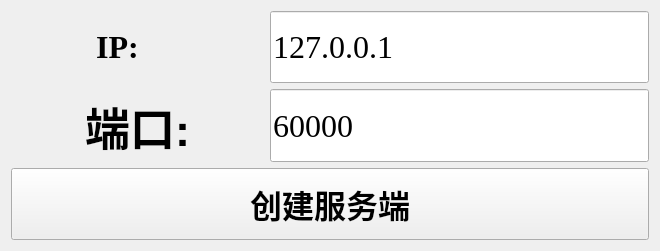
<?xml version="1.0" encoding="UTF-8"?>
<ui version="4.0">
 <class>connectServer</class>
 <widget class="QWidget" name="connectServer">
  <property name="geometry">
   <rect>
    <x>0</x>
    <y>0</y>
    <width>660</width>
    <height>251</height>
   </rect>
  </property>
  <property name="sizePolicy">
   <sizepolicy hsizetype="Fixed" vsizetype="Fixed">
    <horstretch>0</horstretch>
    <verstretch>0</verstretch>
   </sizepolicy>
  </property>
  <property name="minimumSize">
   <size>
    <width>657</width>
    <height>251</height>
   </size>
  </property>
  <property name="maximumSize">
   <size>
    <width>726</width>
    <height>251</height>
   </size>
  </property>
  <property name="windowTitle">
   <string>通讯</string>
  </property>
  <layout class="QHBoxLayout" name="horizontalLayout_3">
   <item>
    <layout class="QVBoxLayout" name="verticalLayout">
     <item>
      <layout class="QHBoxLayout" name="horizontalLayout" stretch="2,3">
       <item>
        <widget class="QLabel" name="label">
         <property name="font">
          <font>
           <family>Times New Roman</family>
           <pointsize>24</pointsize>
           <weight>75</weight>
           <bold>true</bold>
          </font>
         </property>
         <property name="styleSheet">
          <string notr="true">
QPushButton::hover 
{
	background-color: #1450C7;
}

position: absolute;
border-radius: 4px;
opacity: 1;
	
/* 自动布局 */
display: flex;
flex-direction: column;
justify-content: center;
align-items: center;
padding: 5px 12px;
		
color: rgb(255, 255, 255);
background: #285790;
	</string>
         </property>
         <property name="text">
          <string>IP:     </string>
         </property>
         <property name="alignment">
          <set>Qt::AlignCenter</set>
         </property>
        </widget>
       </item>
       <item>
        <widget class="QLineEdit" name="lineEdit">
         <property name="sizePolicy">
          <sizepolicy hsizetype="Expanding" vsizetype="Preferred">
           <horstretch>0</horstretch>
           <verstretch>0</verstretch>
          </sizepolicy>
         </property>
         <property name="minimumSize">
          <size>
           <width>0</width>
           <height>0</height>
          </size>
         </property>
         <property name="maximumSize">
          <size>
           <width>16777215</width>
           <height>16777215</height>
          </size>
         </property>
         <property name="font">
          <font>
           <family>Times New Roman</family>
           <pointsize>24</pointsize>
          </font>
         </property>
         <property name="text">
          <string>127.0.0.1</string>
         </property>
         <property name="readOnly">
          <bool>false</bool>
         </property>
        </widget>
       </item>
      </layout>
     </item>
     <item>
      <layout class="QHBoxLayout" name="horizontalLayout_2" stretch="2,3">
       <item>
        <widget class="QLabel" name="label_2">
         <property name="font">
          <font>
           <pointsize>34</pointsize>
           <weight>75</weight>
           <bold>true</bold>
          </font>
         </property>
         <property name="styleSheet">
          <string notr="true">
QPushButton::hover 
{
	background-color: #1450C7;
}

position: absolute;
border-radius: 4px;
opacity: 1;
	
/* 自动布局 */
display: flex;
flex-direction: column;
justify-content: center;
align-items: center;
padding: 5px 12px;
		
color: rgb(255, 255, 255);
background: #285790;
	</string>
         </property>
         <property name="text">
          <string>端口:</string>
         </property>
         <property name="alignment">
          <set>Qt::AlignCenter</set>
         </property>
        </widget>
       </item>
       <item>
        <widget class="QLineEdit" name="lineEdit_2">
         <property name="sizePolicy">
          <sizepolicy hsizetype="Expanding" vsizetype="Preferred">
           <horstretch>0</horstretch>
           <verstretch>0</verstretch>
          </sizepolicy>
         </property>
         <property name="font">
          <font>
           <family>Times New Roman</family>
           <pointsize>24</pointsize>
          </font>
         </property>
         <property name="text">
          <string>60000</string>
         </property>
        </widget>
       </item>
      </layout>
     </item>
     <item>
      <widget class="QPushButton" name="pushButton_create_server">
       <property name="sizePolicy">
        <sizepolicy hsizetype="Preferred" vsizetype="Preferred">
         <horstretch>0</horstretch>
         <verstretch>0</verstretch>
        </sizepolicy>
       </property>
       <property name="font">
        <font>
         <pointsize>24</pointsize>
         <weight>75</weight>
         <bold>true</bold>
        </font>
       </property>
       <property name="styleSheet">
        <string notr="true">
QPushButton::hover 
{
	background-color: #1450C7;
}

position: absolute;
border-radius: 4px;
opacity: 1;
	
/* 自动布局 */
display: flex;
flex-direction: column;
justify-content: center;
align-items: center;
padding: 5px 12px;
		
color: rgb(255, 255, 255);
background: #285790;
	</string>
       </property>
       <property name="text">
        <string>创建服务端</string>
       </property>
      </widget>
     </item>
    </layout>
   </item>
  </layout>
 </widget>
 <layoutdefault spacing="6" margin="11"/>
 <resources/>
 <connections>
  <connection>
   <sender>pushButton_create_server</sender>
   <signal>clicked()</signal>
   <receiver>connectServer</receiver>
   <slot>create_server()</slot>
   <hints>
    <hint type="sourcelabel">
     <x>267</x>
     <y>182</y>
    </hint>
    <hint type="destinationlabel">
     <x>262</x>
     <y>192</y>
    </hint>
   </hints>
  </connection>
 </connections>
 <slots>
  <slot>create_server()</slot>
 </slots>
</ui>
